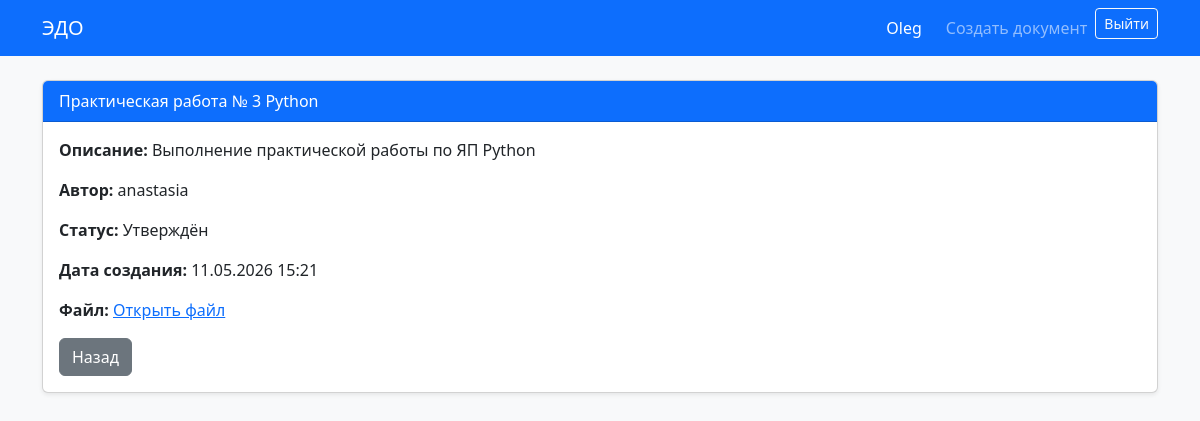
/documents/2/ (signed in), run on the app's committed database.
### documents/models.py (models this page shows, shortened)
class Document(models.Model):
    title = models.CharField(max_length=255, verbose_name='Название')
    description = models.TextField(blank=True, verbose_name='Описание')
    file = models.FileField(upload_to='documents/', verbose_name='Файл')
    author = models.ForeignKey(
        User,
        on_delete=models.CASCADE,
        related_name='documents',
        verbose_name='Автор'
    )
    status = models.ForeignKey(
        Status,
        on_delete=models.SET_NULL,
        null=True,
        blank=True,
        verbose_name='Статус'
    )
    created_at = models.DateTimeField(auto_now_add=True, verbose_name='Дата создания')
    updated_at = models.DateTimeField(auto_now=True, verbose_name='Дата обновления')
    class Meta:
        verbose_name = 'Документ'
        verbose_name_plural = 'Документы'
        ordering = ['-created_at']

class Status(models.Model):
    name = models.CharField(max_length=100, verbose_name='Название статуса')
    class Meta:
        verbose_name = 'Статус'
        verbose_name_plural = 'Статусы'

### documents/views.py (the view)
# urls.py: path('documents/<int:pk>/', views.document_detail, name='document_detail'),
@login_required
def document_detail(request, pk):
    document = get_object_or_404(Document, pk=pk)
    return render(request, 'documents/document_detail.html', {
        'document': document
    })

### templates/documents/document_detail.html (shortened to what this page needs)
{% extends 'base.html' %}
{% block content %}
<div class="card shadow-sm">
    <div class="card-header bg-primary text-white">
        {{ document.title }}
    </div>
    <div class="card-body">
        <p><strong>Описание:</strong> {{ document.description }}</p>
        <p><strong>Автор:</strong> {{ document.author.username }}</p>
        <p>
            <strong>Статус:</strong>
            {% if document.status %}
                {{ document.status.name }}
            {% else %}
                Без статуса
            {% endif %}
        </p>
        <p><strong>Дата создания:</strong> {{ document.created_at|date:"d.m.Y H:i" }}</p>
        {% if document.file %}
            <p>
                <strong>Файл:</strong>
                <a href="{{ document.file.url }}" target="_blank">
                    Открыть файл
                </a>
            </p>
        {% endif %}
        <div class="mt-3">
            <a href="{% url 'document_list' %}" class="btn btn-secondary">
                Назад
            </a>
        </div>
    </div>
</div>
{% endblock %}

### templates/base.html (shortened to what this page needs)
<!doctype html>
<html lang="ru">
<head>
    <link
        href="https://cdn.jsdelivr.net/npm/bootstrap@5.3.3/dist/css/bootstrap.min.css"
        rel="stylesheet"
    >
</head>
<body class="bg-light">
<nav class="navbar navbar-expand-lg navbar-dark bg-primary mb-4">
    <div class="container">
        <a class="navbar-brand" href="{% url 'document_list' %}">
            ЭДО
        </a>
        <div class="navbar-nav ms-auto">
            {% if user.is_authenticated %}
                <span class="navbar-text text-white me-3">
                    {{ user.username }}
                </span>
                <a class="nav-link" href="{% url 'document_create' %}">
                    Создать документ
                </a>
                <form method="post" action="{% url 'logout' %}" class="d-inline">
                    <button class="btn btn-outline-light btn-sm" type="submit">
                        Выйти
                    </button>
                </form>
            {% else %}
                <a class="nav-link" href="{% url 'login' %}">Вход</a>
                <a class="nav-link" href="{% url 'register' %}">Регистрация</a>
            {% endif %}
        </div>
    </div>
</nav>
<main class="container">
    {% block content %}
    {% endblock %}
</main>
</body>
</html>

### data on the page
Document: title "Практическая работа № 3 Python", description "Выполнение практической работы по ЯП Python", author.username "anastasia", status.name "Утверждён", created_at "11.05.2026 15:21"

### other printed values
{{ user.username }} "Oleg"
